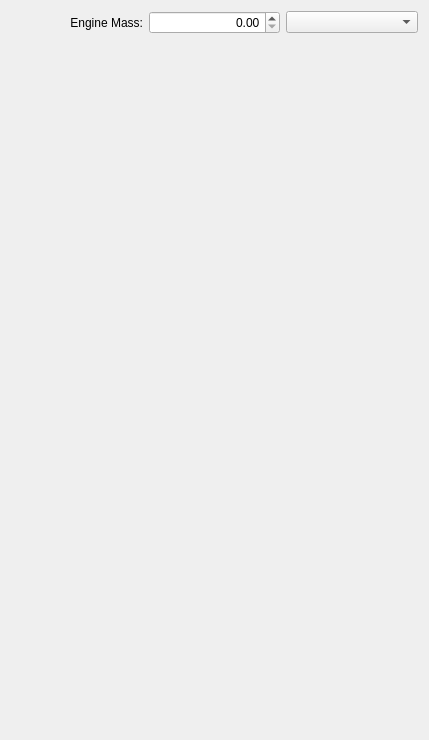
              <widget class="QWidget" name="scrollAreaWidgetContents_8">
               <property name="geometry">
                <rect>
                 <x>0</x>
                 <y>0</y>
                 <width>429</width>
                 <height>740</height>
                </rect>
               </property>
               <layout class="QGridLayout" name="gridLayout_17">
                <item row="0" column="1">
                 <widget class="QDoubleSpinBox" name="spinBoxEngineMass">
                  <property name="alignment">
                   <set>Qt::AlignRight|Qt::AlignTrailing|Qt::AlignVCenter</set>
                  </property>
                  <property name="maximum">
                   <double>99999.990000000005239</double>
                  </property>
                 </widget>
                </item>
                <item row="1" column="1">
                 <spacer name="verticalSpacer_2">
                  <property name="orientation">
                   <enum>Qt::Vertical</enum>
                  </property>
                  <property name="sizeHint" stdset="0">
                   <size>
                    <width>20</width>
                    <height>535</height>
                   </size>
                  </property>
                 </spacer>
                </item>
                <item row="0" column="0">
                 <widget class="QLabel" name="labelEngineMass">
                  <property name="text">
                   <string>Engine Mass:</string>
                  </property>
                  <property name="alignment">
                   <set>Qt::AlignRight|Qt::AlignTrailing|Qt::AlignVCenter</set>
                  </property>
                 </widget>
                </item>
                <item row="0" column="2">
                 <widget class="ComboUnitsMass" name="comboBoxEngineMass"/>
                </item>
               </layout>
              </widget>
